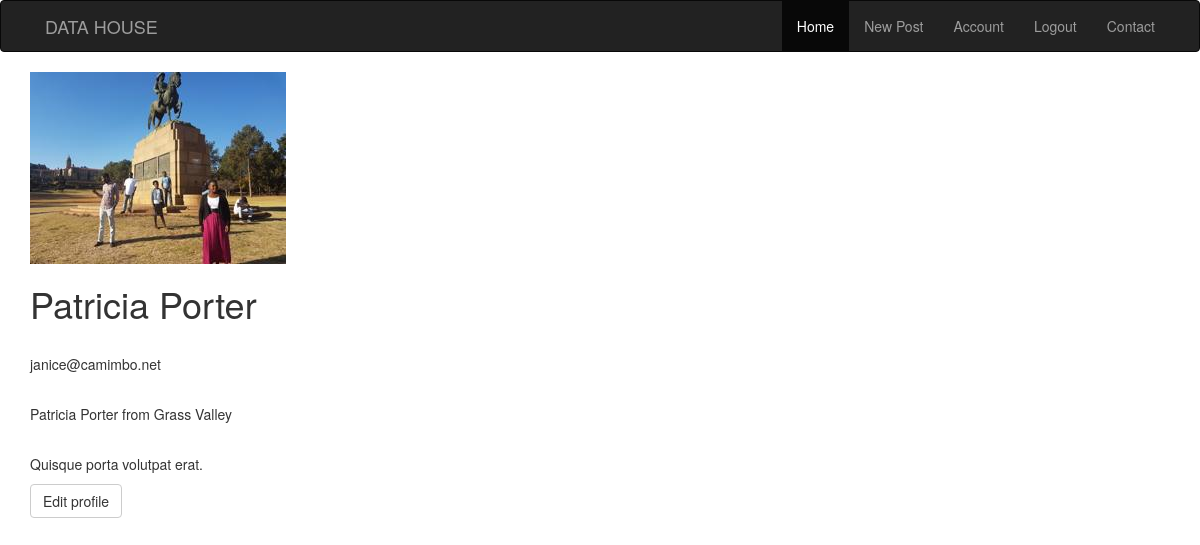
Page /Account (signed in) on the committed database.
### app/models.py (models this page shows, shortened)
class User(db.Model, UserMixin):
    __tablename__ = 'users'
    id = db.Column(db.Integer, primary_key = True)
    name = db.Column(db.String(60), index = True)
    location = db.Column(db.String(60), index = True)
    About_me = db.Column(db.Text())
    profilepic = db.Column(db.String(), default= 'default.jpg')
    email = db.Column(db.String(70), unique = True, index = True)
    password = db.Column(db.String(10), index=True)
    role_id = db.Column(db.Integer, db.ForeignKey('roles.id'))
    posts = db.relationship('Post', backref = 'user', lazy = True)

### app/users/views.py (the view)
@users.route('/Account', methods = ['GET'])
@login_required
def account():
    profile_pics = url_for('static', filename='pics/' + current_user.profilepic )
    return render_template('users/account.html', profile_pics=profile_pics)

### app/models.py (called while the page is built)
@loginmanger.user_loader
def load_user(user_id):
    return User.query.get(int(user_id))

### app/templates/users/account.html
{% extends 'base.html' %}
{%block page_content%}
<div class="content-section">
   <img class="rounded-circle  account-img" src="{{ profile_pics }}" alt="">
   <h1> {{current_user.name}}</h1>
    <br>
   <p>  {{current_user.email}}</p>
   <br>
   <p>  {{current_user.name}} from {{current_user.location}}</p>
   <br>
   <p>  {{current_user.About_me }}</p>
   <a class="btn btn-default" href="{{ url_for('users.editprofile') }}">Edit profile</a>
</div>
{%endblock%}

### rows in the picture
User: name "Patricia Porter", email "janice@camimbo.net", location "Grass Valley", About_me "Quisque porta volutpat erat."
